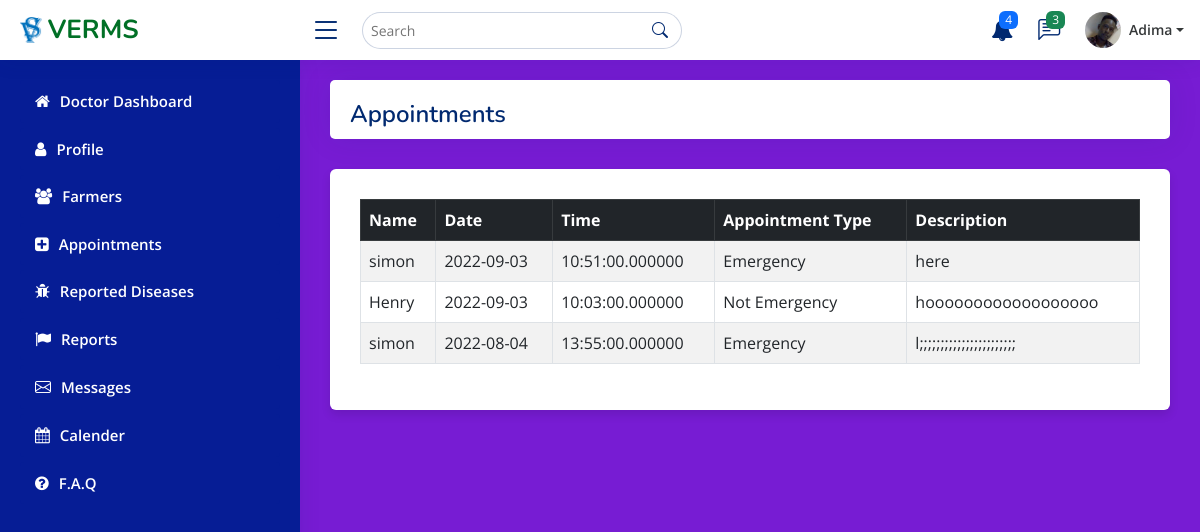
/doctor/pages-appointments.php, run on an earlier commit of the app's database.
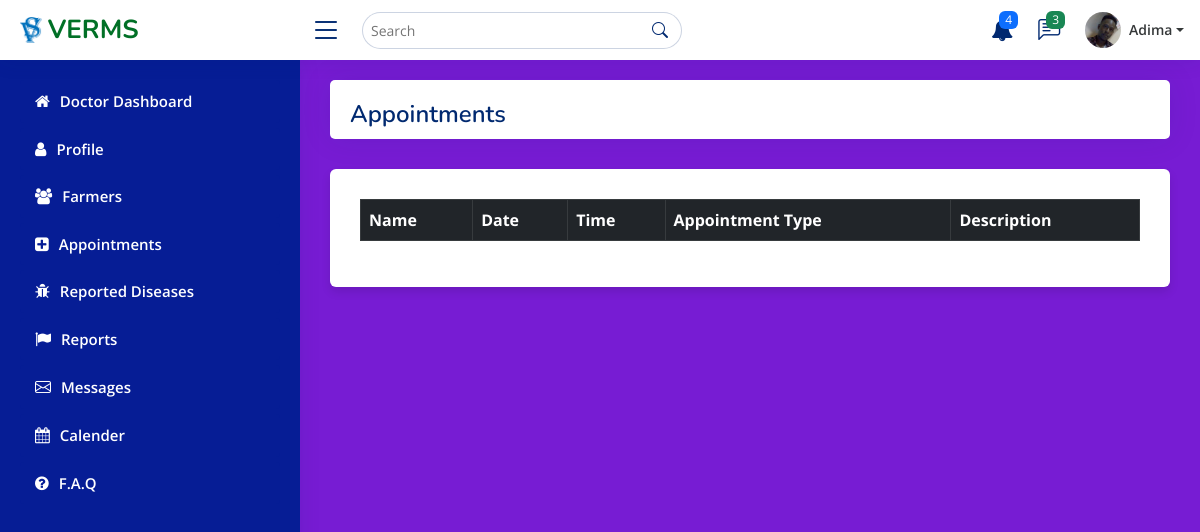
And on a later commit of the database.
### tables this page shows
CREATE TABLE `appointment` (
  `user` int NOT NULL,
  `doctor` int NOT NULL,
  `id` int NOT NULL AUTO_INCREMENT,
  `payment` int DEFAULT NULL,
  `description` text,
  `location` varchar(255) DEFAULT NULL,
  `appointment` smallint NOT NULL DEFAULT '1',
  `_time` time DEFAULT NULL,
  `_date` date DEFAULT NULL,
  `date_added` date DEFAULT NULL,
  PRIMARY KEY (`id`)
);

### doctor/pages-appointments.php (the view, shortened to what the changed rows need)
<!DOCTYPE html>
<html lang="en">
<head>
    <link href="assets/vendor/bootstrap/css/bootstrap.min.css" rel="stylesheet">
  <link href="assets/vendor/bootstrap-icons/bootstrap-icons.css" rel="stylesheet">
  <link href="assets/vendor/boxicons/css/boxicons.min.css" rel="stylesheet">
  <link href="assets/vendor/quill/quill.snow.css" rel="stylesheet">
  <link href="assets/vendor/quill/quill.bubble.css" rel="stylesheet">
  <link href="assets/vendor/remixicon/remixicon.css" rel="stylesheet">
  <link href="assets/vendor/simple-datatables/style.css" rel="stylesheet">
  <link rel="stylesheet" href="assets/css/datatables.min.css">
  <link rel="stylesheet" href="assets/vendor/font-awesome/css/font-awesome.min.css">
  <link href="assets/css/main.css" rel="stylesheet">
</head>
<?php
include 'config.php';
$retreive = "SELECT * FROM appointment";
$sql_query = mysqli_query($conn, $retreive);
?>
  <body>
  <main id="main" class="main">
<div class="col-12">
              <div class="card">
                <div class="pagetitle">
                <h1>Appointments</h1>
                </div>
              </div>
              <div class="container">
        <div class="row">
            <div class="col-12">
                <div class="data_table">
                    <table id="example\" class="table table-striped table-bordered">
                    <thead class="table-dark">
                        <tr>
                                <th>Name</th>
                                <th>Date</th>
                                <th>Time</th>
                                <th>Appointment Type</th>
                                <th>Description</th>
                            </tr>
                        </thead>
                        <tbody>
                  <?php
                  while ($rows = mysqli_fetch_assoc($sql_query) ) {
                  ?>
                            <tr>
                                <td><?php   echo $rows['your_name']; ?></td>
                                <td><?php   echo $rows['appointment_Date']; ?></td>
                                <td><?php   echo $rows['appointment_Time']; ?></td>
                                <td><?php   echo $rows['appointment_Type']; ?></td>
                                <td><?php   echo $rows['appointment_Description']; ?></td>
                            </tr>
                            <?php
                          }
                           ?>
                        </tbody>
                    </table>
                </div>
            </div>
        </div>
  </main>
</body>
</html>

What changed in the data, as far as the page shows it:
removed appointment: your_name "simon", appointment_Date "2022-09-03", appointment_Time "10:51:00.000000", appointment_Type "Emergency", appointment_Description "here"
removed appointment: your_name "Henry", appointment_Date "2022-09-03", appointment_Time "10:03:00.000000", appointment_Type "Not Emergency", appointment_Description "hoooooooooooooooooo"
removed appointment: your_name "simon", appointment_Date "2022-08-04", appointment_Time "13:55:00.000000", appointment_Type "Emergency", appointment_Description "l;;;;;;;;;;;;;;;;;;;;;;;"
